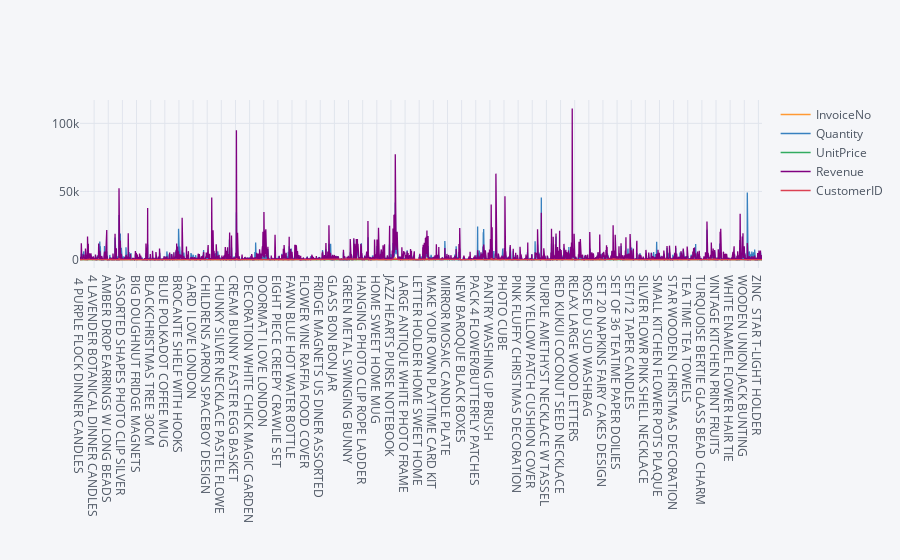

Notebook cell for this chart:
### Code cell
products.iplot(kind='scatter',)
products = products.pivot_table(values='Quantity', columns=['Year','Month'], index='Day')

### Figure 1 — Plotly figure (JSON) as saved in the notebook; plotly's stock layout.template omitted (floating-point values rounded to 4 significant figures; data arrays with more than 128 entries replaced by an {"elided": "..."} marker saying what was removed)
{"data": [{"line": {"color": "rgba(255, 153, 51, 1.0)", "dash": "solid", "shape": "linear", "width": 1.3}, "mode": "lines", "name": "InvoiceNo", "text": "", "type": "scatter", "x": {"elided": "3620 str values"}, "y": {"elided": "3620 int values"}}, {"line": {"color": "rgba(55, 128, 191, 1.0)", "dash": "solid", "shape": "linear", "width": 1.3}, "mode": "lines", "name": "Quantity", "text": "", "type": "scatter", "x": {"elided": "3620 str values"}, "y": {"elided": "3620 int values"}}, {"line": {"color": "rgba(50, 171, 96, 1.0)", "dash": "solid", "shape": "linear", "width": 1.3}, "mode": "lines", "name": "UnitPrice", "text": "", "type": "scatter", "x": {"elided": "3620 str values"}, "y": {"elided": "3620 float values"}}, {"line": {"color": "rgba(128, 0, 128, 1.0)", "dash": "solid", "shape": "linear", "width": 1.3}, "mode": "lines", "name": "Revenue", "text": "", "type": "scatter", "x": {"elided": "3620 str values"}, "y": {"elided": "3620 float values"}}, {"line": {"color": "rgba(219, 64, 82, 1.0)", "dash": "solid", "shape": "linear", "width": 1.3}, "mode": "lines", "name": "CustomerID", "text": "", "type": "scatter", "x": {"elided": "3620 str values"}, "y": {"elided": "3620 int values"}}], "layout": {"legend": {"bgcolor": "#F5F6F9", "font": {"color": "#4D5663"}}, "paper_bgcolor": "#F5F6F9", "plot_bgcolor": "#F5F6F9", "title": {"font": {"color": "#4D5663"}}, "xaxis": {"gridcolor": "#E1E5ED", "showgrid": true, "tickfont": {"color": "#4D5663"}, "title": {"font": {"color": "#4D5663"}, "text": ""}, "zerolinecolor": "#E1E5ED"}, "yaxis": {"gridcolor": "#E1E5ED", "showgrid": true, "tickfont": {"color": "#4D5663"}, "title": {"font": {"color": "#4D5663"}, "text": ""}, "zerolinecolor": "#E1E5ED"}}}
